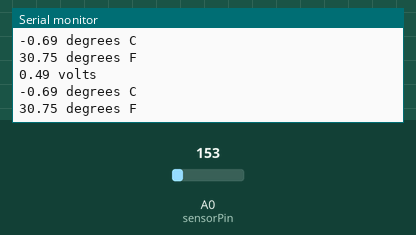
This sketch was run on a simulated Arduino Uno, built with avr-gcc and run on an emulated ATmega328P. On the bench: the last lines printed to the serial monitor. The inputs (shaded band) are chosen by the test bench; at power-on: A0 (sensorPin) = 153.

Above: at 1.8 s.
1.9 s: A0 (sensorPin) set to 165
At 2.8 s:
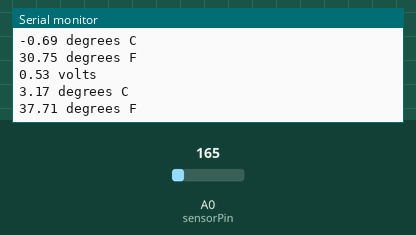
3.4 s: A0 (sensorPin) set to 175
At 4.7 s:
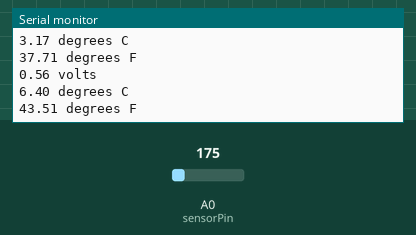
Timing chart, 0 to 6.4 s (numbered marks = the images above; inputs shaded):
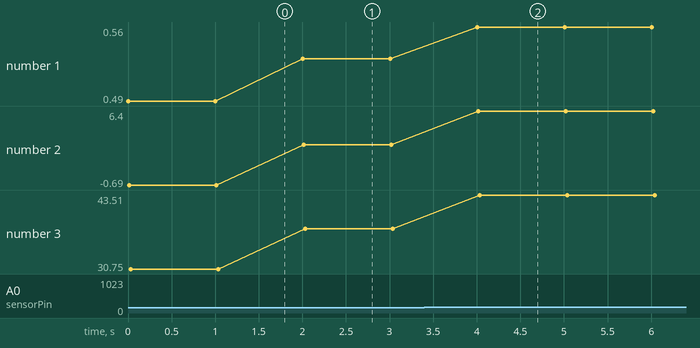

Measured:
- after the input at 1.9 s, the serial monitor: prints a new line after 0.10 s (image 1)
- after the input at 3.4 s, the serial monitor: prints a new line after 0.61 s (image 2)
- plotted number 1: 0.49 → 0.53 after the input at 1.9 s, 0.53 → 0.56 after the input at 3.4 s
- plotted number 2: -0.69 → 3.17 after the input at 1.9 s, 3.17 → 6.4 after the input at 3.4 s
- plotted number 3: 30.75 → 37.71 after the input at 1.9 s, 37.71 → 43.51 after the input at 3.4 s

The sketch:

sketch_temp_sensor.ino
```cpp
//TMP36 Pin Variables
int sensorPin = 0; //the analog pin the TMP36's Vout (sense) pin is connected to
//the resolution is 10 mV / degree centigrade with a
//500 mV offset to allow for negative temperatures

#define aref_voltage 3.3         // we tie 3.3V to ARef and measure it with a multimeter!

/*
   setup() - this function runs once when you turn your Arduino on
   We initialize the serial connection with the computer
*/
void setup()
{
  Serial.begin(9600);  //Start the serial connection with the computer
  //to view the result open the serial monitor

  // If you want to set the aref to something other than 5v
  analogReference(EXTERNAL);
}

void loop()                     // run over and over again
{
  //getting the voltage reading from the temperature sensor
  int reading = analogRead(sensorPin);

  // converting that reading to voltage, for 3.3v arduino use 3.3
  float voltage = reading * aref_voltage;
  voltage /= 1024.0;

  // print out the voltage
  Serial.print(voltage); Serial.println(" volts");

  // now print out the temperature
  float temperatureC = (voltage - 0.5) * 100 ;  //converting from 10 mv per degree wit 500 mV offset
  //to degrees ((voltage - 500mV) times 100)
  Serial.print(temperatureC); Serial.println(" degrees C");

  // now convert to Fahrenheit
  float temperatureF = (temperatureC * 9.0 / 5.0) + 32.0;
  Serial.print(temperatureF); Serial.println(" degrees F");

  delay(1000);                                     //waiting a second
}
```
